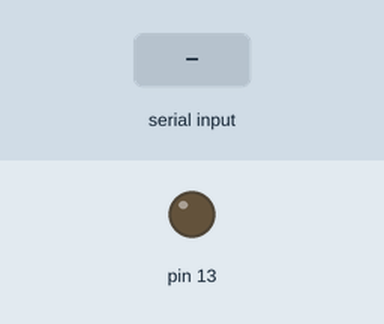
This sketch was run on a simulated Arduino Uno, built with avr-gcc and run on an emulated ATmega328P. On the bench: output pins drawn as LEDs (lit = HIGH). The inputs (shaded band) are chosen by the test bench.

Above: at 1.2 s.
1.3 s: "H" received over Serial
At 2.3 s:
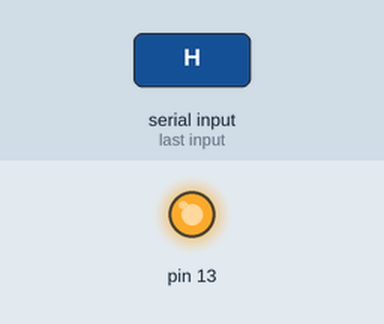
2.8 s: "L" received over Serial
At 3.4 s:
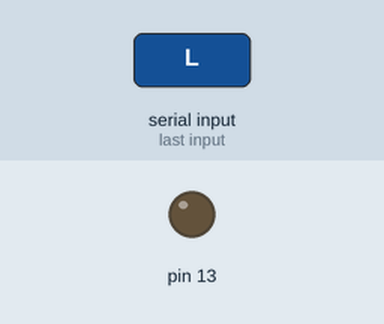
Timing chart, 0 to 5.8 s (numbered marks = the images above; inputs shaded):
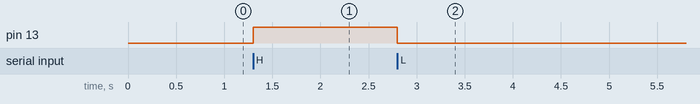

The sketch:

inclass_blink_receive.ino
```cpp
//receive code

int incomingByte;

void setup() {
  pinMode(13, OUTPUT);
  Serial.begin(9600);
}

void loop() {
  if (Serial.available() > 0 ) {
  incomingByte = Serial.read();

    if (incomingByte == 'H') {
      digitalWrite(13, HIGH);
    }
    if (incomingByte == 'L') {
      digitalWrite(13, LOW);
    }
  }
}
```

Measured:
- after the input at 1.3 s, pin 13: LOW → HIGH at once
- after the input at 2.8 s, pin 13: HIGH → LOW at once
